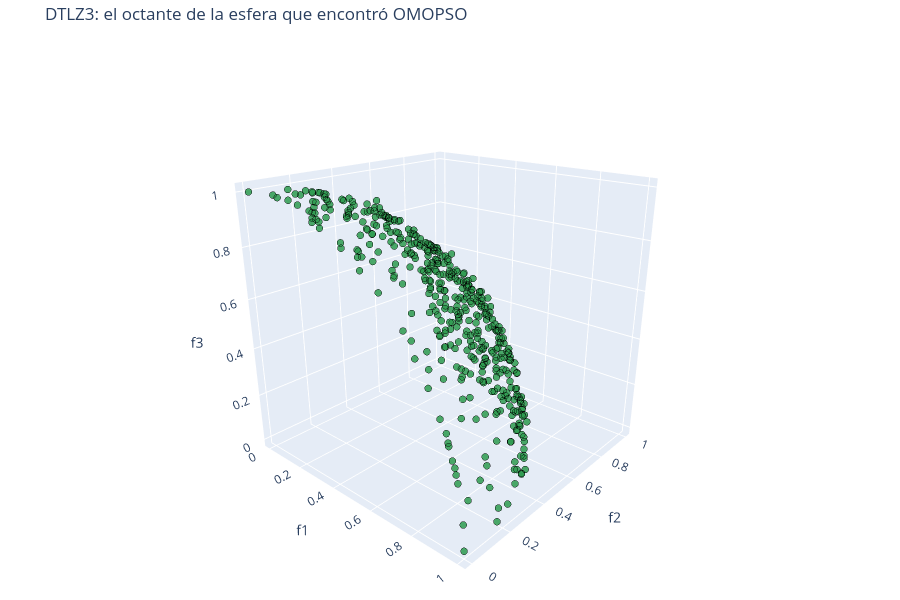

Write notebook code for a chart like this one.
### Markdown cell above
### 1.4 Visualizar resultados

### Code cell
x = []
y = []
z = []

costos = mat_cost(e_file)

for i in range(0, len(e_file)):

    mat_vector = costos[:, 0]
    cost_vector = mat_vector[i]
    x.append(cost_vector[0])
    y.append(cost_vector[1])
    z.append(cost_vector[2])

# Distintos ángulos de azimut que queremos usar
azimuts = [0, 30, 75, 120]
elevacion = 20
fig = plt.figure(figsize=(10, 8))
for i, azim in enumerate(azimuts):
    ax = fig.add_subplot(2, 2, i + 1, projection='3d')
    ax.scatter3D(x, y, z, color="green", edgecolors="black", linewidths=.5, label="Frente de Pareto")
    ax.set_xlabel("f1"); ax.set_ylabel("f2"); ax.set_zlabel("f3"); ax.set_title(f"Azimut = {azim}°")
    ax.view_init(elev=elevacion, azim=azim)
plt.tight_layout(); plt.show()

# El mismo frente, interactivo: arrastra para girar, rueda para acercar, doble clic para volver a la vista inicial.
# (hidra.frente_3d usa plotly; cada fila de F es una solución y cada columna un objetivo)
F = np.column_stack([x, y, z])
fig = hidra.frente_3d((F, "Frente de Pareto"), ejes=("f1", "f2", "f3"), titulo="DTLZ3: el octante de la esfera que encontró OMOPSO")
fig.show()

### Figure 1 — Plotly figure (JSON) as saved in the notebook; plotly's stock layout.template omitted (floating-point values rounded to 4 significant figures; data arrays with more than 128 entries replaced by an {"elided": "..."} marker saying what was removed)
{"data": [{"hovertemplate": "f1 %{x:.3g}<br>f2 %{y:.3g}<br>f3 %{z:.3g}<extra>Frente de Pareto</extra>", "marker": {"color": "#2e9b4f", "line": {"color": "black", "width": 0.5}, "opacity": 0.85, "size": 4}, "mode": "markers", "name": "Frente de Pareto", "type": "scatter3d", "x": {"elided": "442 float values"}, "y": {"elided": "442 float values"}, "z": {"elided": "442 float values"}}], "layout": {"height": 600, "legend": {"bgcolor": "rgba(255,255,255,0.7)", "x": 0.01, "y": 0.99}, "margin": {"b": 0, "l": 0, "r": 0, "t": 40}, "scene": {"aspectmode": "cube", "camera": {"eye": {"x": 1.5, "y": -1.7, "z": 0.9}}, "xaxis": {"title": {"text": "f1"}}, "yaxis": {"title": {"text": "f2"}}, "zaxis": {"title": {"text": "f3"}}}, "title": {"text": "DTLZ3: el octante de la esfera que encontró OMOPSO"}}}
